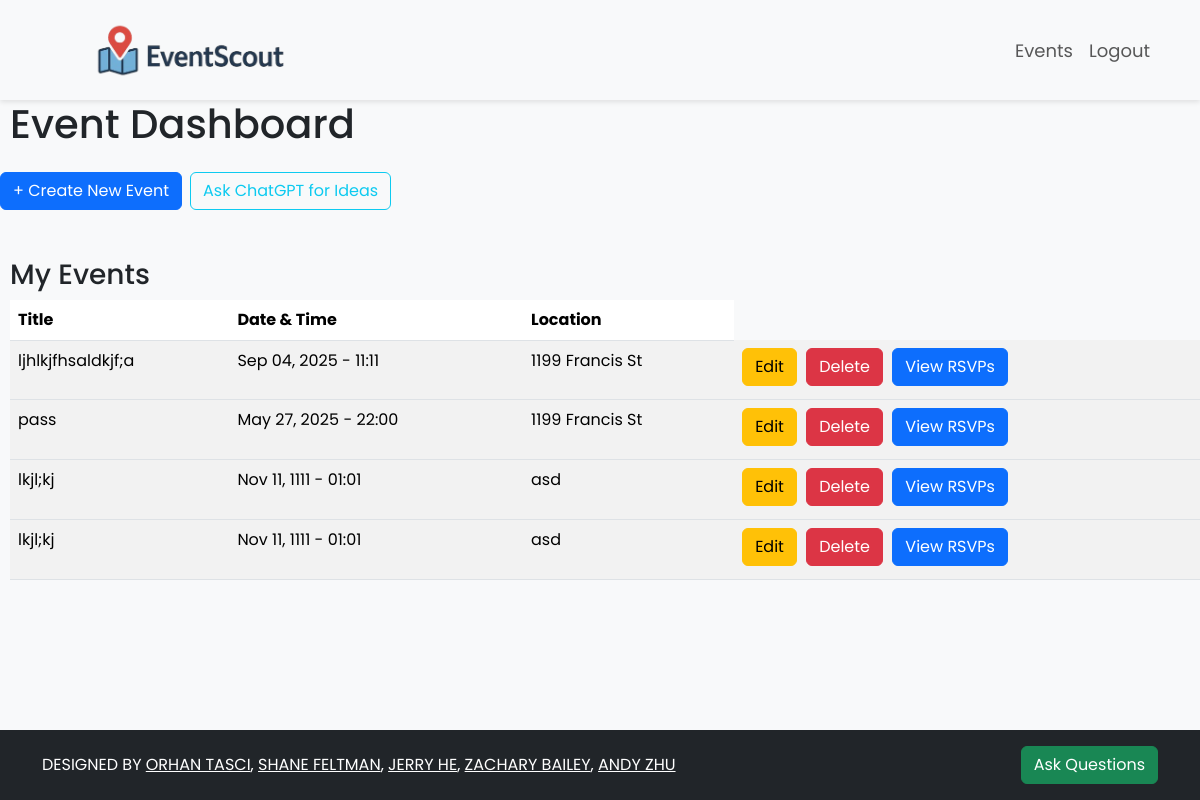
Page /events/create/ (signed in) on the earlier database version.
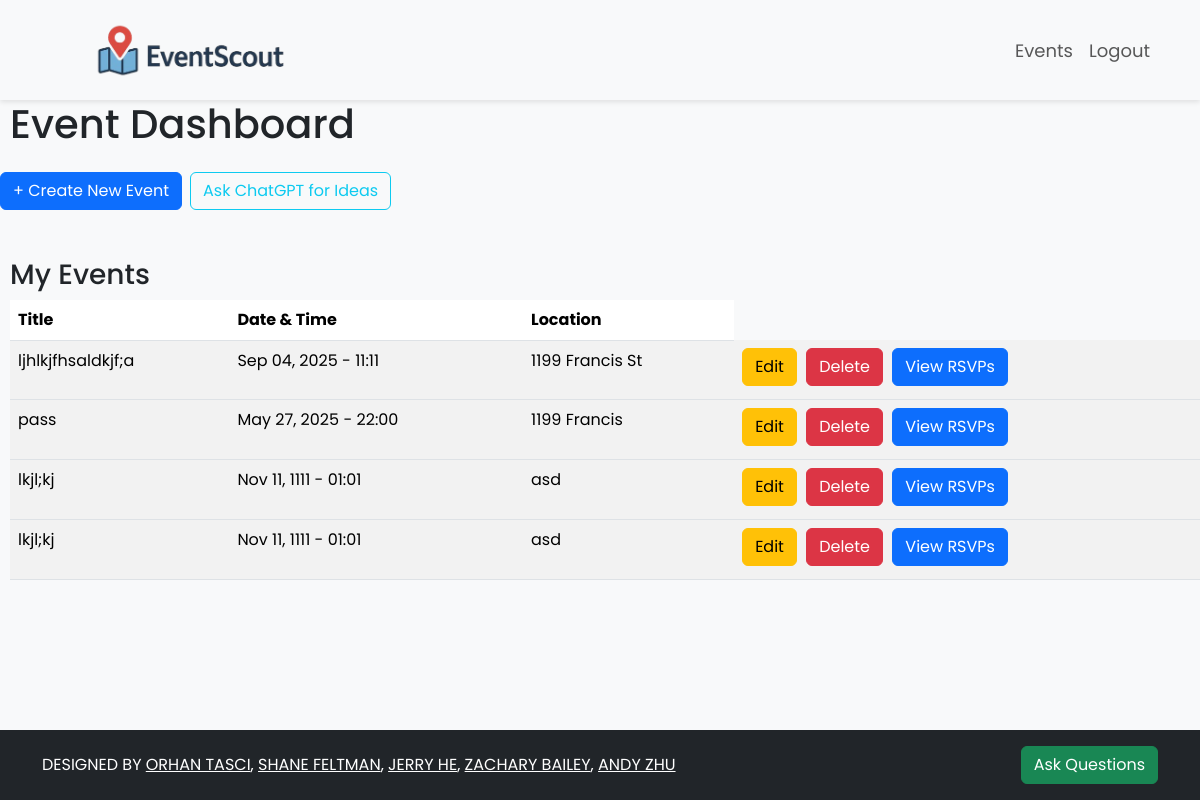
Same page on the later database version.
### createEvents/models.py (models this page shows, shortened)
class Event(models.Model):
    title = models.CharField(max_length=200)
    description = models.TextField()
    location = models.CharField(max_length=255)
    latitude = models.DecimalField(
        max_digits=9,
        decimal_places=6,
        null=True,
        blank=True
    )
    longitude = models.DecimalField(
        max_digits=9,
        decimal_places=6,
        null=True,
        blank=True
    )
    start_time = models.DateTimeField()
    end_time = models.DateTimeField()
    organizer = models.CharField(max_length=255)
    org_email = models.EmailField(max_length=255, default="a@a.com")
    created_at = models.DateTimeField(auto_now_add=True)

### createEvents/views.py (the view, shortened to what this page needs)
# urls.py: path('create/', views.create_event, name='events.create_event'),
@login_required
def create_event(request):
    if request.method == 'POST':
        form = EventForm(request.POST)
        if form.is_valid():
            event_type = form.cleaned_data['event_type']
            factory = EventFactory()
            event = None
            if event_type == 'regular':
                event = factory.createRegularEvent(
                    organizer=request.user.username,
                    email=request.user.email,
                    title=form.cleaned_data['title'],
                    description=form.cleaned_data['description'],
                    start_time=form.cleaned_data['start_time'],
                    end_time=form.cleaned_data['end_time'],
                    location=form.cleaned_data['location'],
                    lat=form.cleaned_data['latitude'],
                    long=form.cleaned_data['longitude'],
                )
            elif event_type == 'political':
                event = factory.createPoliticalRally(
                    organizer=request.user.username,
                    email=request.user.email,
                    title=form.cleaned_data['title'],
                    description=form.cleaned_data['description'],
                    start_time=form.cleaned_data['start_time'],
                    end_time=form.cleaned_data['end_time'],
                    location=form.cleaned_data['location'],
                    lat=form.cleaned_data['latitude'],
                    long=form.cleaned_data['longitude'],
                )
            elif event_type == 'age_limit':
                event = factory.createAgeLimitEvent(
                    organizer=request.user.username,
                    email=request.user.email,
                    title=form.cleaned_data['title'],
                    description=form.cleaned_data['description'],
                    start_time=form.cleaned_data['start_time'],
                    end_time=form.cleaned_data['end_time'],
                    location=form.cleaned_data['location'],
                    lat=form.cleaned_data['latitude'],
                    long=form.cleaned_data['longitude'],
                )
            if (event != None):
                event.save()
            return redirect('events.create_event')
    else:
        form = EventForm()
    user_events = Event.objects.filter(organizer=request.user.username).order_by('-start_time')
    event_gender_data = {}
    user_events = Event.objects.filter(organizer=request.user).order_by('-start_time')
    event_gender_data = {}
    event_age_data = {}
    for event in user_events:
        gender_counts = Counter(rsvp.gender for rsvp in event.rsvps.all())
        event_gender_data[event.id] = {
            'male': gender_counts.get('male', 0),
            'female': gender_counts.get('female', 0),
            'other': gender_counts.get('other', 0),
            'do not wish to specify': gender_counts.get('do not wish to specify', 0),
        }
        age_classes = {
            'under 18': 0,
            '18-24': 0,
            '25-34': 0,
            '35-44': 0,
            '45-54': 0,
            '55+': 0,
        }
        for rsvp in event.rsvps.all():
            if rsvp.age < 18:
                age_classes['under 18'] += 1
            elif 18 <= rsvp.age <= 24:
                age_classes['18-24'] += 1
            elif 25 <= rsvp.age <= 34:
                age_classes['25-34'] += 1
            elif 35 <= rsvp.age <= 44:
                age_classes['35-44'] += 1
            elif 45 <= rsvp.age <= 54:
                age_classes['45-54'] += 1
            else:
                age_classes['55+'] += 1
        event_age_data[event.id] = age_classes
    return render(request, 'createEvents/create_event.html', {
        'form': form,
        'your_events': user_events,
        'event_gender_data': event_gender_data,
        'event_age_data': event_age_data,
    })

### createEvents/templatetags/dict_extras.py (called while the page is built)
@register.filter
def get_item(dictionary, key):
    if isinstance(dictionary, dict):
        return dictionary.get(key)
    return None

@register.filter
def dict_get(dictionary, key):
    if isinstance(dictionary, dict):
        return dictionary.get(key)
    return None

### home/models.py (called while the page is built)
    def __str__(self):
        return str(self.id) + ' - ' + self.first_name + '-' + self.last_name

### createEvents/templates/createEvents/create_event.html (shortened to what this page needs)
{% extends 'base.html' %}
{% load static %}
{% load dict_extras %}
{% block head %}
    <link rel="stylesheet" href="{% static 'css/styles.css' %}">
{% endblock %}
{% block content %}
    <h1 class="mb-4" style="margin-left: 10px;">Event Dashboard</h1>
    <div class="d-flex align-items-center gap-2 mb-4">
        <button type="button" class="btn btn-primary" data-bs-toggle="modal" data-bs-target="#createEventModal">
            + Create New Event
        </button>
        <button type="button"
                class="btn btn-outline-info"
                data-bs-toggle="modal"
                data-bs-target="#chatGPTModal">
            Ask ChatGPT for Ideas
        </button>
    </div>
    <h3 class="mt-5" style="margin-left: 10px;">My Events</h3>
    <table class="table table-striped" style="margin-left: 10px; height:auto;">
        <thead>
            <tr>
                <th>Title</th>
                <th>Date & Time</th>
                <th>Location</th>
            </tr>
        </thead>
        <tbody>
            {% for event in your_events %}
            <tr>
                <td>{{ event.title }}</td>
                <td>{{ event.start_time|date:"M d, Y - H:i" }}</td>
                <td>{{ event.location }}</td>
                <td class="action-buttons">
                    <a href="{% url 'edit_event' event.id %}" class="btn btn-warning btn-action">Edit</a>
                    <a href="{% url 'events.delete_event' event.id %}" class="btn btn-danger btn-action">Delete</a>
                    <button class="btn btn-primary btn-action" data-bs-toggle="collapse" data-bs-target="#rsvpCollapse{{ event.id }}">
                        View RSVPs
                    </button>
                </td>
            </tr>
            {% empty %}
            <tr>
                <td colspan="4">You haven’t created any events yet.</td>
            </tr>
            {% endfor %}
        </tbody>
            </table>
{% endblock %}

Differences in the rows shown:
changed Event "pass": location "1199 Francis St" → "1199 Francis"
